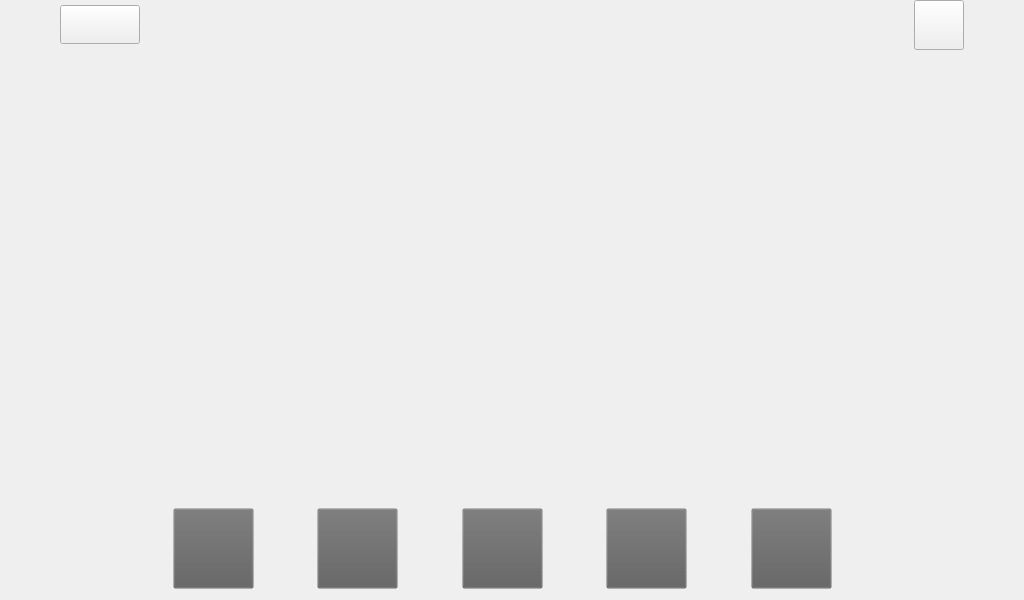
<?xml version="1.0" encoding="UTF-8"?>
<ui version="4.0">
 <class>main_desktop</class>
 <widget class="QWidget" name="main_desktop">
  <property name="geometry">
   <rect>
    <x>0</x>
    <y>0</y>
    <width>1024</width>
    <height>600</height>
   </rect>
  </property>
  <property name="windowTitle">
   <string>main_desktop</string>
  </property>
  <property name="styleSheet">
   <string notr="true"/>
  </property>
  <layout class="QGridLayout" name="gridLayout_5" rowstretch="1,15,3">
   <property name="leftMargin">
    <number>0</number>
   </property>
   <property name="topMargin">
    <number>0</number>
   </property>
   <property name="rightMargin">
    <number>0</number>
   </property>
   <property name="bottomMargin">
    <number>0</number>
   </property>
   <property name="horizontalSpacing">
    <number>0</number>
   </property>
   <item row="0" column="0">
    <layout class="QGridLayout" name="gridLayout_3" columnstretch="2,3,4">
     <property name="leftMargin">
      <number>60</number>
     </property>
     <property name="rightMargin">
      <number>60</number>
     </property>
     <item row="0" column="0">
      <widget class="QPushButton" name="pushButton">
       <property name="minimumSize">
        <size>
         <width>0</width>
         <height>0</height>
        </size>
       </property>
       <property name="maximumSize">
        <size>
         <width>80</width>
         <height>39</height>
        </size>
       </property>
       <property name="focusPolicy">
        <enum>Qt::NoFocus</enum>
       </property>
       <property name="styleSheet">
        <string notr="true">
QPushButton:hover{ 
	background:;
}

QPushButton:pressed{ 
	background: qlineargradient(spread:pad, x1:0, y1:0, x2:0, y2:1, stop:0 #0F7DBE, stop:1 #1582C3);
}
QPushButton{
border-image:url(:/icon/switchButton_1.png);
}</string>
       </property>
       <property name="text">
        <string/>
       </property>
      </widget>
     </item>
     <item row="0" column="1">
      <spacer name="horizontalSpacer">
       <property name="orientation">
        <enum>Qt::Horizontal</enum>
       </property>
       <property name="sizeHint" stdset="0">
        <size>
         <width>418</width>
         <height>20</height>
        </size>
       </property>
      </spacer>
     </item>
     <item row="0" column="2">
      <layout class="QGridLayout" name="gridLayout_2" columnstretch="5,1">
       <item row="0" column="0">
        <widget class="QLabel" name="time_Label">
         <property name="sizePolicy">
          <sizepolicy hsizetype="Preferred" vsizetype="Preferred">
           <horstretch>0</horstretch>
           <verstretch>0</verstretch>
          </sizepolicy>
         </property>
         <property name="minimumSize">
          <size>
           <width>0</width>
           <height>0</height>
          </size>
         </property>
         <property name="maximumSize">
          <size>
           <width>261</width>
           <height>51</height>
          </size>
         </property>
         <property name="styleSheet">
          <string notr="true">color:rgb(244, 255, 29);
font: 75 14pt &quot;Courier 10 Pitch&quot;;
</string>
         </property>
         <property name="text">
          <string/>
         </property>
         <property name="alignment">
          <set>Qt::AlignCenter</set>
         </property>
        </widget>
       </item>
       <item row="0" column="1">
        <widget class="QPushButton" name="pushButton_8">
         <property name="minimumSize">
          <size>
           <width>50</width>
           <height>50</height>
          </size>
         </property>
         <property name="maximumSize">
          <size>
           <width>50</width>
           <height>50</height>
          </size>
         </property>
         <property name="styleSheet">
          <string notr="true">border-image:url(:/icon/gps.png)</string>
         </property>
         <property name="text">
          <string/>
         </property>
        </widget>
       </item>
      </layout>
     </item>
    </layout>
   </item>
   <item row="1" column="0">
    <widget class="QWidget" name="widget" native="true">
     <property name="sizePolicy">
      <sizepolicy hsizetype="Preferred" vsizetype="Preferred">
       <horstretch>0</horstretch>
       <verstretch>0</verstretch>
      </sizepolicy>
     </property>
     <property name="minimumSize">
      <size>
       <width>0</width>
       <height>0</height>
      </size>
     </property>
     <property name="maximumSize">
      <size>
       <width>160000</width>
       <height>16000</height>
      </size>
     </property>
    </widget>
   </item>
   <item row="2" column="0">
    <layout class="QGridLayout" name="gridLayout_4">
     <item row="0" column="1">
      <spacer name="verticalSpacer">
       <property name="orientation">
        <enum>Qt::Vertical</enum>
       </property>
       <property name="sizeHint" stdset="0">
        <size>
         <width>20</width>
         <height>100</height>
        </size>
       </property>
      </spacer>
     </item>
     <item row="0" column="0">
      <widget class="QWidget" name="widget_2" native="true">
       <property name="sizePolicy">
        <sizepolicy hsizetype="Preferred" vsizetype="Preferred">
         <horstretch>0</horstretch>
         <verstretch>0</verstretch>
        </sizepolicy>
       </property>
       <property name="styleSheet">
        <string notr="true">background-color:rgba(94, 94, 94, 0)</string>
       </property>
       <layout class="QGridLayout" name="gridLayout" columnstretch="3,1,1,1,1,1,1,1,1,1,3">
        <property name="leftMargin">
         <number>0</number>
        </property>
        <property name="topMargin">
         <number>10</number>
        </property>
        <property name="rightMargin">
         <number>0</number>
        </property>
        <item row="0" column="9">
         <widget class="QPushButton" name="camera_change_Button">
          <property name="minimumSize">
           <size>
            <width>81</width>
            <height>81</height>
           </size>
          </property>
          <property name="maximumSize">
           <size>
            <width>81</width>
            <height>81</height>
           </size>
          </property>
          <property name="focusPolicy">
           <enum>Qt::NoFocus</enum>
          </property>
          <property name="styleSheet">
           <string notr="true">border-image:url(:/icon/Switch_Camera.png)</string>
          </property>
          <property name="text">
           <string/>
          </property>
         </widget>
        </item>
        <item row="0" column="6">
         <spacer name="horizontalSpacer_6">
          <property name="orientation">
           <enum>Qt::Horizontal</enum>
          </property>
          <property name="sizeHint" stdset="0">
           <size>
            <width>34</width>
            <height>20</height>
           </size>
          </property>
         </spacer>
        </item>
        <item row="0" column="8">
         <spacer name="horizontalSpacer_7">
          <property name="orientation">
           <enum>Qt::Horizontal</enum>
          </property>
          <property name="sizeHint" stdset="0">
           <size>
            <width>33</width>
            <height>20</height>
           </size>
          </property>
         </spacer>
        </item>
        <item row="0" column="7">
         <widget class="QPushButton" name="movieButton">
          <property name="minimumSize">
           <size>
            <width>81</width>
            <height>81</height>
           </size>
          </property>
          <property name="maximumSize">
           <size>
            <width>81</width>
            <height>81</height>
           </size>
          </property>
          <property name="focusPolicy">
           <enum>Qt::NoFocus</enum>
          </property>
          <property name="styleSheet">
           <string notr="true">border-image:url(:/icon/video.png)</string>
          </property>
          <property name="text">
           <string/>
          </property>
         </widget>
        </item>
        <item row="0" column="3">
         <widget class="QPushButton" name="recordButton">
          <property name="minimumSize">
           <size>
            <width>81</width>
            <height>81</height>
           </size>
          </property>
          <property name="maximumSize">
           <size>
            <width>81</width>
            <height>81</height>
           </size>
          </property>
          <property name="focusPolicy">
           <enum>Qt::NoFocus</enum>
          </property>
          <property name="styleSheet">
           <string notr="true">

QPushButton:pressed{ 
	background: qlineargradient(spread:pad, x1:0, y1:0, x2:0, y2:1, stop:0 #0F7DBE, stop:1 #1582C3);
}
QPushButton{
border-image:url(:/record.png)
}
</string>
          </property>
          <property name="text">
           <string/>
          </property>
         </widget>
        </item>
        <item row="0" column="5">
         <widget class="QPushButton" name="setFirstButton">
          <property name="minimumSize">
           <size>
            <width>81</width>
            <height>81</height>
           </size>
          </property>
          <property name="maximumSize">
           <size>
            <width>81</width>
            <height>81</height>
           </size>
          </property>
          <property name="focusPolicy">
           <enum>Qt::NoFocus</enum>
          </property>
          <property name="styleSheet">
           <string notr="true">border-image:url(:/icon/setting_main.png)</string>
          </property>
          <property name="text">
           <string/>
          </property>
         </widget>
        </item>
        <item row="0" column="4">
         <spacer name="horizontalSpacer_5">
          <property name="orientation">
           <enum>Qt::Horizontal</enum>
          </property>
          <property name="sizeHint" stdset="0">
           <size>
            <width>33</width>
            <height>20</height>
           </size>
          </property>
         </spacer>
        </item>
        <item row="0" column="0">
         <spacer name="horizontalSpacer_2">
          <property name="orientation">
           <enum>Qt::Horizontal</enum>
          </property>
          <property name="sizeHint" stdset="0">
           <size>
            <width>40</width>
            <height>20</height>
           </size>
          </property>
         </spacer>
        </item>
        <item row="0" column="1">
         <widget class="QPushButton" name="cameraButton">
          <property name="sizePolicy">
           <sizepolicy hsizetype="Minimum" vsizetype="Fixed">
            <horstretch>0</horstretch>
            <verstretch>0</verstretch>
           </sizepolicy>
          </property>
          <property name="minimumSize">
           <size>
            <width>81</width>
            <height>81</height>
           </size>
          </property>
          <property name="maximumSize">
           <size>
            <width>81</width>
            <height>81</height>
           </size>
          </property>
          <property name="focusPolicy">
           <enum>Qt::NoFocus</enum>
          </property>
          <property name="styleSheet">
           <string notr="true">
QPushButton{
border-image:url(:/icon/camera.png);
}
</string>
          </property>
          <property name="text">
           <string/>
          </property>
         </widget>
        </item>
        <item row="0" column="2">
         <spacer name="horizontalSpacer_3">
          <property name="orientation">
           <enum>Qt::Horizontal</enum>
          </property>
          <property name="sizeHint" stdset="0">
           <size>
            <width>34</width>
            <height>20</height>
           </size>
          </property>
         </spacer>
        </item>
        <item row="0" column="10">
         <spacer name="horizontalSpacer_4">
          <property name="orientation">
           <enum>Qt::Horizontal</enum>
          </property>
          <property name="sizeHint" stdset="0">
           <size>
            <width>40</width>
            <height>20</height>
           </size>
          </property>
         </spacer>
        </item>
       </layout>
      </widget>
     </item>
    </layout>
   </item>
  </layout>
 </widget>
 <layoutdefault spacing="6" margin="11"/>
 <resources/>
 <connections/>
</ui>
